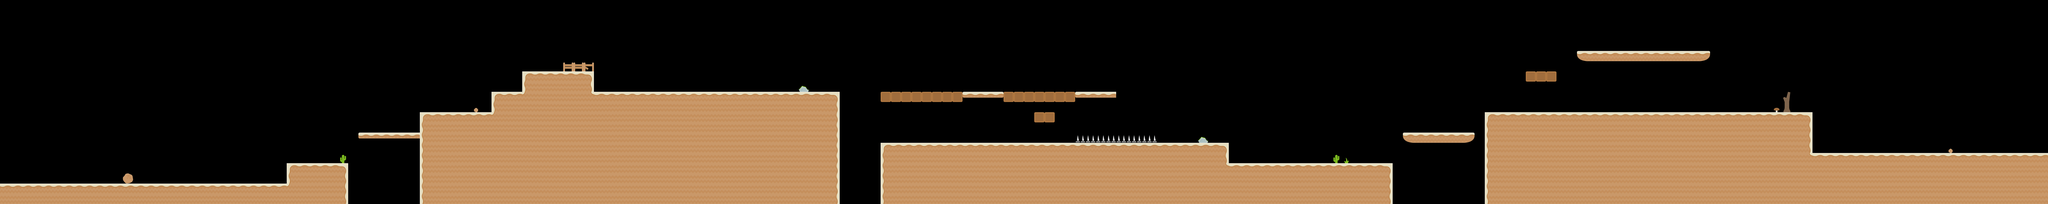

A level layout from a 2D game, rendered from its tile map. Below: a short description, then the map file with tile-grid data replaced by summaries:
An orthogonal 200x20 tile map with 64x64 px tiles, 3 tile layers (tileLayer, hazardLayer, elementLayer), 3 tilesets and 71 objects (30x coin, 20x destroy, 6x walker, 5x staticshooter, 3x doublewalker, ...).

<map version="1.0" orientation="orthogonal" renderorder="right-down" width="200" height="20" tilewidth="64" tileheight="64" nextobjectid="182">
    <tileset firstgid="1" name="world2" tilewidth="64" tileheight="64" spacing="16" margin="8" tilecount="36" columns="36">
        <image source="world2.png" width="2880" height="80" />
    </tileset>
    <tileset firstgid="37" name="hazard" tilewidth="64" tileheight="64" spacing="16" margin="8" tilecount="9" columns="9">
        <image source="hazard.png" width="720" height="80" />
    </tileset>
    <tileset firstgid="46" name="elements1" tilewidth="64" tileheight="64" spacing="16" margin="8" tilecount="40" columns="40">
        <image source="elements1.png" width="3200" height="80" />
    </tileset>
    <layer name="tileLayer" width="200" height="20">
        <data>[4000 cells, 1256 non-empty, 14 distinct tile ids]</data>
    </layer>
    <objectgroup name="gameObjects">
        <object id="1" name="player" x="128" y="1024" width="64" height="128" />
        <object id="67" name="walker" x="1408" y="1024" width="64" height="128" />
        <object id="68" name="doublewalker" x="3328" y="320" width="64" height="128" />
        <object id="89" name="walker" x="4480" y="448" width="64" height="128" />
        <object id="90" name="walker" x="7744" y="896" width="64" height="128" />
        <object id="91" name="flyer" x="6656" y="384" width="64" height="128" />
        <object id="92" name="staticshooter" x="2048" y="896" width="64" height="128" />
        <object id="93" name="staticshooter" x="6912" y="448" width="64" height="128" />
        <object id="94" name="walker" x="6400" y="768" width="64" height="128" />
        <object id="95" name="walker" x="5760" y="448" width="64" height="128" />
        <object id="96" name="coin" x="6976" y="384" width="64" height="64" />
        <object id="98" name="coin" x="6208" y="704" width="64" height="64" />
        <object id="100" name="coin" x="6720" y="384" width="64" height="64" />
        <object id="104" name="coin" x="6016" y="704" width="64" height="64" />
        <object id="105" name="coin" x="6912" y="384" width="64" height="64" />
        <object id="106" name="coin" x="6144" y="704" width="64" height="64" />
        <object id="111" name="coin" x="6784" y="384" width="64" height="64" />
        <object id="112" name="coin" x="6080" y="704" width="64" height="64" />
        <object id="114" name="coin" x="6848" y="384" width="64" height="64" />
        <object id="115" name="coin" x="7040" y="384" width="64" height="64" />
        <object id="116" name="coin" x="7104" y="384" width="64" height="64" />
        <object id="117" name="coin" x="7168" y="384" width="64" height="64" />
        <object id="130" name="staticshooter" x="3136" y="448" width="64" height="128" />
        <object id="153" name="exit" x="12608" y="768" width="128" height="192" />
        <object id="154" name="coin" x="10368" y="192" width="64" height="64" />
        <object id="155" name="coin" x="10304" y="192" width="64" height="64" />
        <object id="156" name="jumper" x="10752" y="576" width="64" height="128" />
        <object id="157" name="coin" x="10496" y="192" width="64" height="64" />
        <object id="158" name="coin" x="10432" y="192" width="64" height="64" />
        <object id="159" name="coin" x="10176" y="192" width="64" height="64" />
        <object id="160" name="coin" x="10240" y="192" width="64" height="64" />
        <object id="161" name="staticshooter" x="10560" y="192" width="64" height="128" />
        <object id="162" name="doublewalker" x="9024" y="704" width="64" height="128" />
        <object id="163" name="staticshooter" x="9856" y="576" width="64" height="128" />
        <object id="165" name="coin" x="12032" y="832" width="64" height="64" />
        <object id="166" name="coin" x="11840" y="832" width="64" height="64" />
        <object id="167" name="coin" x="11968" y="832" width="64" height="64" />
        <object id="168" name="coin" x="11904" y="832" width="64" height="64" />
        <object id="169" name="coin" x="2624" y="512" width="64" height="64" />
        <object id="170" name="coin" x="2752" y="512" width="64" height="64" />
        <object id="171" name="coin" x="2688" y="512" width="64" height="64" />
        <object id="172" name="coin" x="2816" y="512" width="64" height="64" />
        <object id="173" name="helmetyellow" x="2368" y="704" width="64" height="64" />
        <object id="174" name="doublewalker" x="6464" y="448" width="64" height="128" />
        <object id="175" name="walker" x="11520" y="832" width="64" height="128" />
        <object id="176" name="flyer" x="5376" y="448" width="64" height="128" />
        <object id="177" name="flyer" x="4736" y="384" width="64" height="128" />
        <object id="178" name="coin" x="8384" y="896" width="64" height="64" />
        <object id="179" name="coin" x="8448" y="896" width="64" height="64" />
        <object id="180" name="coin" x="8512" y="896" width="64" height="64" />
        <object id="181" name="coin" x="8576" y="896" width="64" height="64" />
    </objectgroup>
    <objectgroup name="interactionObjects">
        <object id="97" name="destroy" x="6592" y="576" width="64" height="64" />
        <object id="101" name="destroy" x="6272" y="576" width="64" height="64" />
        <object id="102" name="destroy" x="6528" y="576" width="64" height="64" />
        <object id="107" name="destroy" x="6656" y="576" width="64" height="64" />
        <object id="108" name="destroy" x="6336" y="576" width="64" height="64" />
        <object id="109" name="destroy" x="6464" y="576" width="64" height="64" />
        <object id="113" name="destroy" x="6400" y="576" width="64" height="64" />
        <object id="122" name="destroy" x="5568" y="576" width="64" height="64" />
        <object id="123" name="destroy" x="5952" y="576" width="64" height="64" />
        <object id="124" name="destroy" x="5888" y="576" width="64" height="64" />
        <object id="125" name="destroy" x="5696" y="576" width="64" height="64" />
        <object id="126" name="destroy" x="5760" y="576" width="64" height="64" />
        <object id="127" name="destroy" x="5632" y="576" width="64" height="64" />
        <object id="128" name="destroy" x="5824" y="576" width="64" height="64" />
        <object id="129" name="destroy" x="5504" y="576" width="64" height="64" />
        <object id="131" name="destroy" x="6528" y="704" width="64" height="64" />
        <object id="132" name="destroy" x="6464" y="704" width="64" height="64" />
        <object id="135" name="destroy" x="9600" y="448" width="64" height="64" />
        <object id="136" name="destroy" x="9664" y="448" width="64" height="64" />
        <object id="137" name="destroy" x="9536" y="448" width="64" height="64" />
    </objectgroup>
    <layer name="hazardLayer" width="200" height="20">
        <data>[4000 cells, 8 non-empty, 1 distinct tile ids]</data>
    </layer>
    <layer name="elementLayer" width="200" height="20">
        <data>[4000 cells, 14 non-empty, 10 distinct tile ids]</data>
    </layer>
</map>
